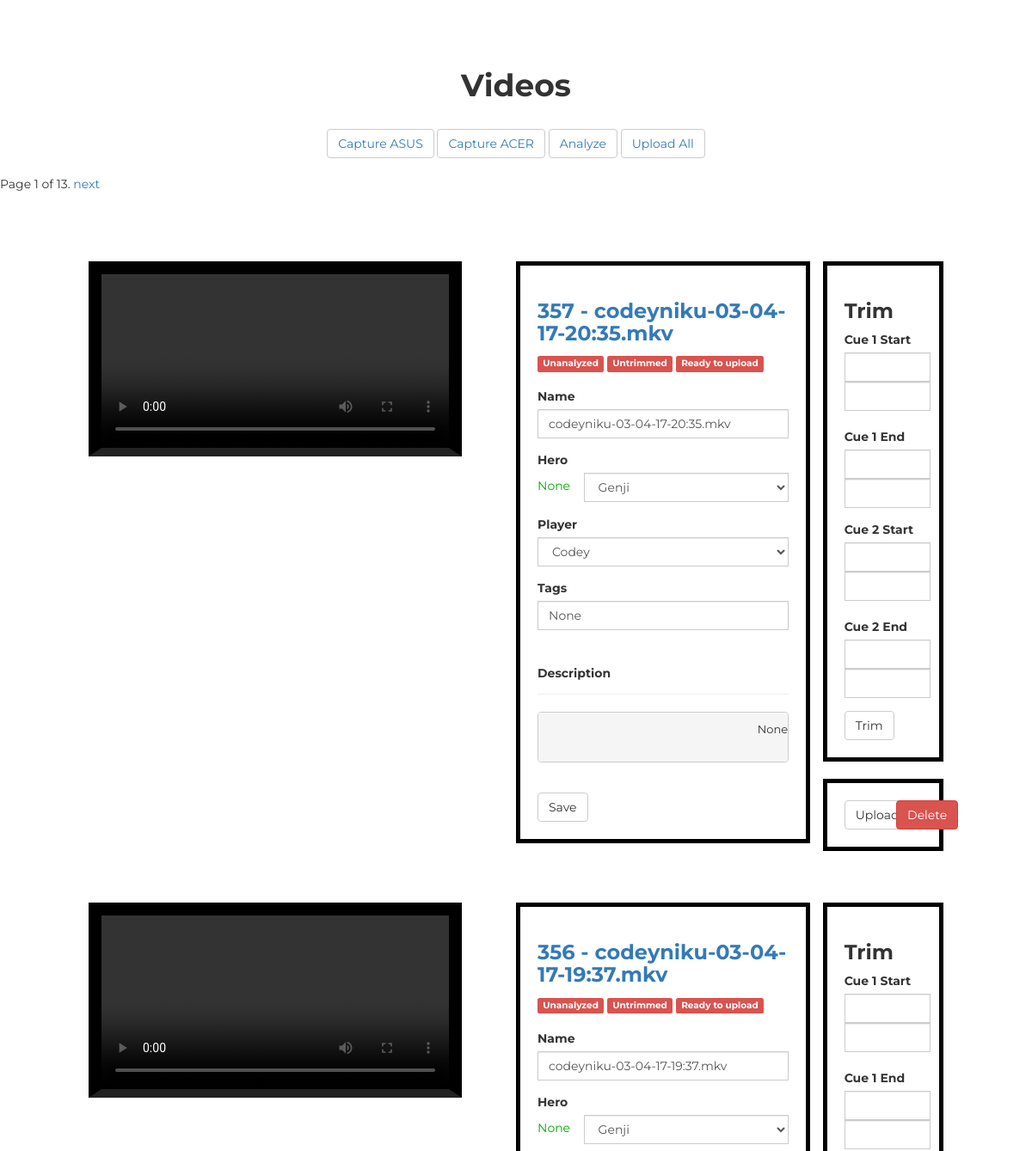
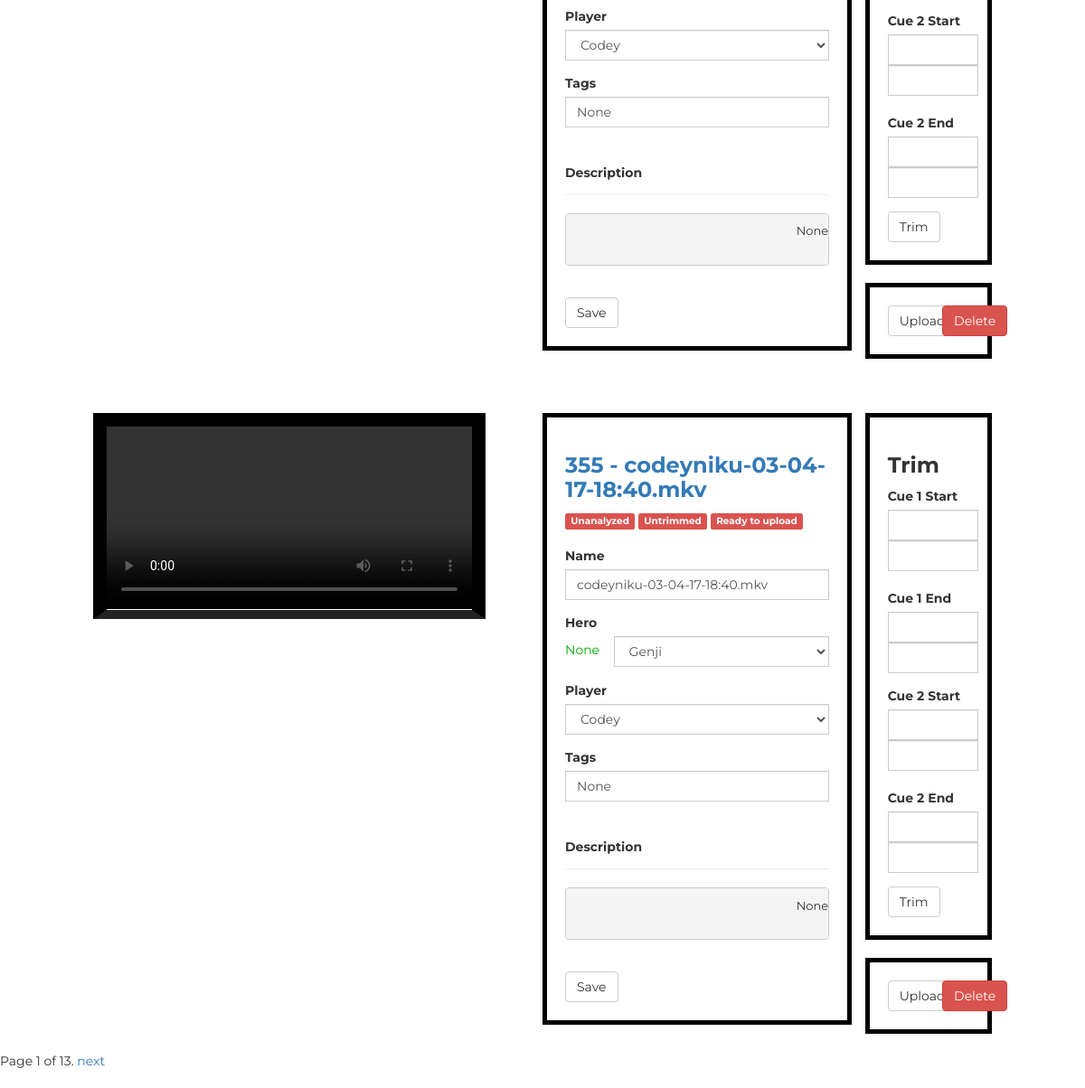
The app's page /cms/, older data (2 pictures, top to bottom).
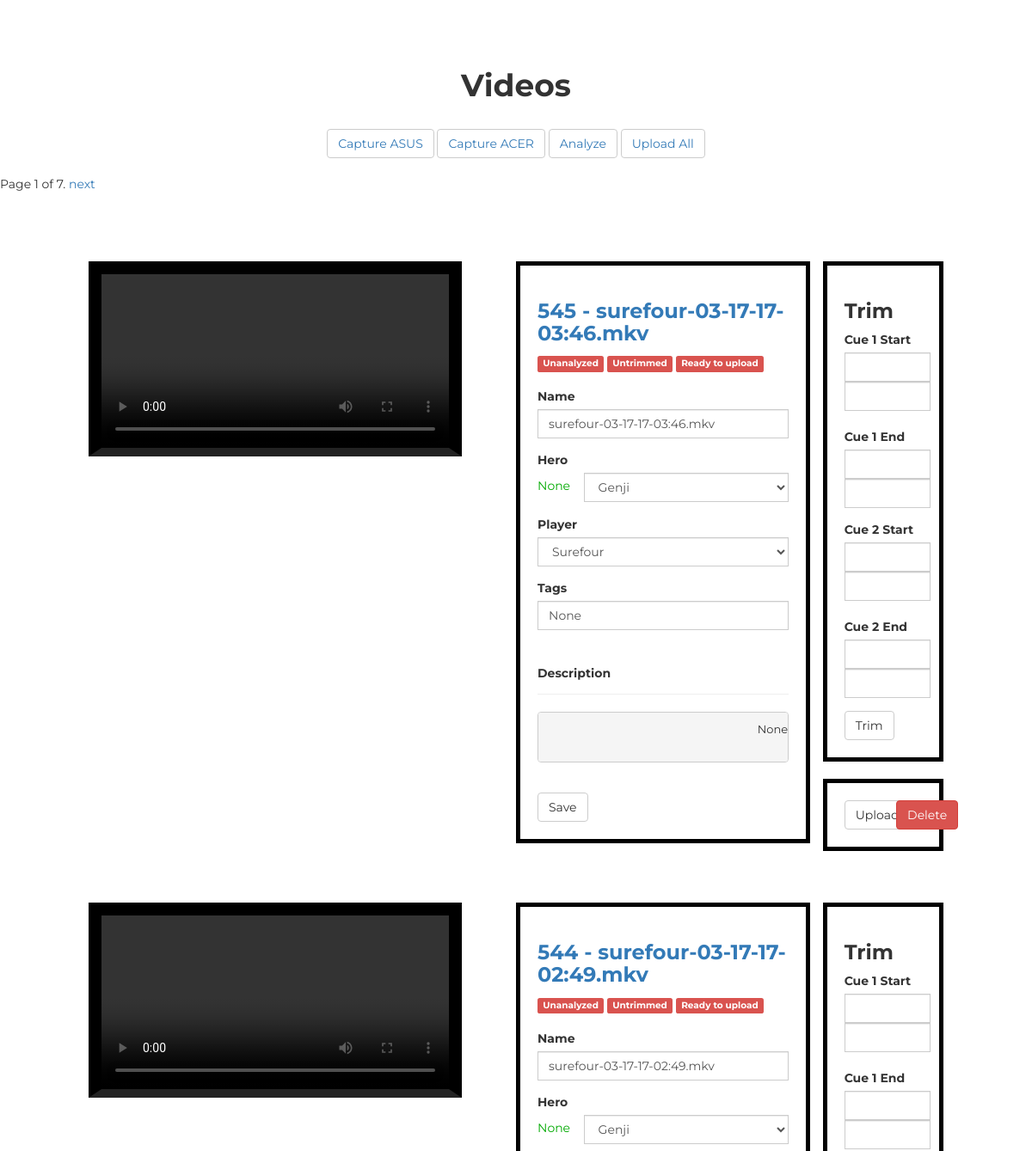
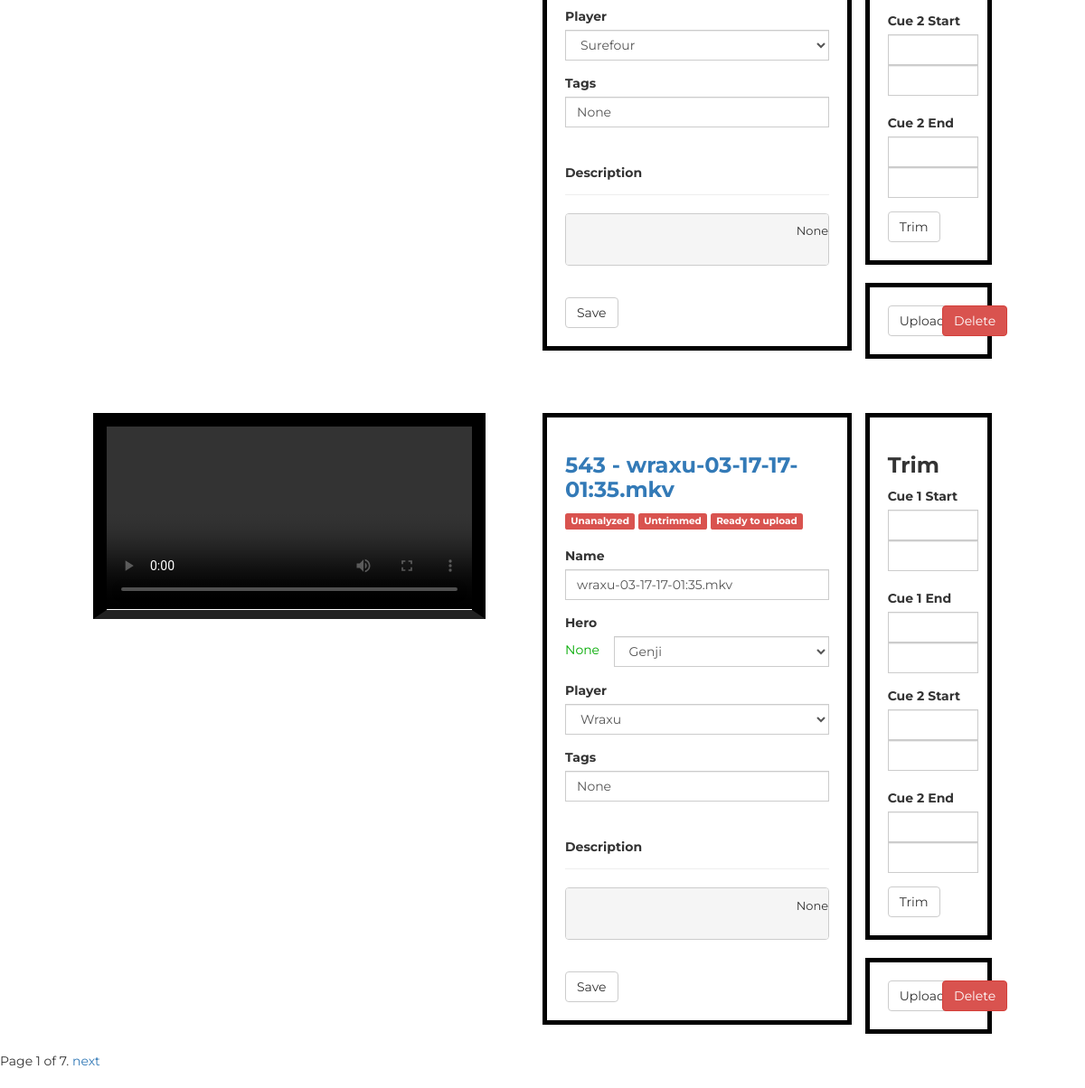
The same page, newer data (2 pictures, top to bottom).
### video/models.py (models this page shows)
class Ytvideo(models.Model):
	name = models.CharField(max_length=120)
	description = models.TextField(blank=True, null=True)
	tags = models.TextField(blank=True, null=True)
	hero = models.CharField(max_length=120, blank=True, null=True)
	is_trimmed = models.BooleanField(default=False)
	is_uploaded = models.BooleanField(default=False)
	is_analyzed = models.BooleanField(default=False)
	player = models.ForeignKey(Player, blank=True, null=True)
	trimmed_path = models.CharField(max_length=120, blank=True, null=True)
	vid_path = models.CharField(max_length=120)
	vid_link = models.CharField(max_length=100, blank=True, null=True)
	timestamp = models.DateTimeField(auto_now_add=True, auto_now=False)
	def __unicode__(self):
		return str(self.pk) + ' -- ' + self.name
	def get_desc(self):
		twitter = ''
		if self.player.twitter:
			twitter = '\ntwitter: ' + self.player.twitter
		m = 'Overwatch Season 3 Daily Dose\nSubscribe for daily dose: https://www.youtube.com/channel/UCaZrokkXp1jnG1ObCcTc6hA?sub_confirmation=1\n\n' + self.name + '\n\n' + 'Overwatch Pro gameplays & highlights. This video aims to help players learn from pro gamers.\n\n' + 'Support ' + self.player.name.upper() + ' here:\n\ntwitch: ' + self.player.url + twitter + '\n\nTwitch videos copyright belongs to the streamers.  If you want one of the videos removed, contact me at my email address below.\n\nSubscribe to receive notifications of future uploads :p'
		return m
	def get_tag(self):
		tags = 'Overwatch,' + self.player.name + ',' + self.hero + ',' + self.player.name + ' ' + self.hero + ',best ' + self.hero + ',pro ' + self.hero
		return tags
	def num_of_cues(self):
		return len(self.vidcue_set.all())
	def delete_vid(self):
		subprocess.call(['sh', 'video/scripts/delete_vid.sh', self.vid_link, self.vid_path])
		self.delete()
	def generate_screenshots(self):
		vid_link = str('ytow' + self.vid_link)
		template_path = str(TEMPLATE_PATH)
		template = Image.open(template_path)
		template_data = np.asarray(template)
		vid = skvideo.io.vreader(vid_link)
		count = 0
		for frame in vid:
			count += 1
			if count % 60 == 0:
				res = cv2.matchTemplate(frame, template_data, cv2.TM_CCOEFF_NORMED)
				print str(count) + ' --- ' + str(res) + ' --- ' + self.name
				if res > 0.3:
					print 'HIT!'
					length = count / 60
					mins = length / 60
					secs = length % 60
					out_folder = str(self.pk) + '/'
					out_time = str(mins).zfill(2) + ':' + str(secs).zfill(2)
					out_name = out_time + '.jpg'
					im = Image.fromarray(frame)
					out_folder_path = str('ytow/static/screenshots/') + out_folder
					if not os.path.exists(out_folder_path):
						os.makedirs(out_folder_path)
					save_out_name = str('ytow/static/screenshots/') + out_folder + out_name
					db_out_name = str('/static/screenshots/') + out_folder + out_name
					Screenshot.objects.create(
						video=self,
						path=db_out_name,
						name=out_time,
					)
					im.save(save_out_name)
		print 'Done'
	def trim(self):
		cues = self.vidcue_set.all()
		if cues:
			for i, cue in enumerate(cues):
				start = cue.start
				end = cue.end
				start_m = int(start.split(':')[1])
				end_m = int(end.split(':')[1])
				start_s = int(start.split(':')[2])
				end_s = int(end.split(':')[2])
				print start_m, end_m, start_s, end_s
				diff = end_m * 60 + end_s - start_m * 60 - start_s
				print diff
				m = str(diff/60)
				s = str(diff%60)
				m = m.zfill(2)
				s = s.zfill(2)
				print m, s
				duration = '00:' + m + ':' + s
				print duration
				vid_name = self.name
				out_name = vid_name.split('.')[0] + str(cue.pk) + str(i) + '.mkv'
				try:
					subprocess.call(['sh', 'video/scripts/trim.sh', vid_name, start, duration, IN_FOLDER, OUT_FOLDER, out_name])
				except Exception, e:
					raise e
				else:
					self.is_trimmed = True
					trimmed_path = '/hdd/things/trimmed/' + out_name
					self.trimmed_path = trimmed_path
					self.save()
					return True
		return False
	def upload(self):
		vid_name = self.name
		title = vid_name
		tags = self.tags
		desc = self.get_desc()
		self.is_uploaded = True
		self.save()
		try:
			subprocess.call(['sh', 'video/scripts/upload.sh', title, desc, tags, self.trimmed_path])
		except Exception, e:
			raise e
	def open_vlc(self):
		name = 'ytow/' + self.vid_link
		try:
			subprocess.call(['sh', 'video/scripts/open.sh', name])
		except Exception, e:
			raise e
	def load_hero_avatars(self):
		hero_avatars = os.listdir(HERO_AVATAR_PATH)
		hs = []
		for h in hero_avatars:
			path = os.path.join(HERO_AVATAR_PATH, h)
			im = Image.open(path)
			hs.append((h.replace('.jpg', ''), im))
		return hs
	def compute_hero(self, start='', end=''):
		if not start:
			print 'No cues given.. pass'
			pass
		start_min = int(start[3:5])
		end_min = int(end[3:5])
		screenshots = self.screenshot_set.all()
		names = [s.name for s in screenshots]
		mins = [int(s.split(':')[0]) for s in names]
		start_ind = bisect.bisect(mins, start_min)
		end_ind = bisect.bisect(mins, end_min)
		screenshots = screenshots[start_ind:end_ind+1]
		ims = []
		for s in screenshots:
			path = 'ytow/' + s.path
			im = Image.open(path)
			ims.append(im)
		hero_count = defaultdict(int)
		hs = self.load_hero_avatars()
		for im in ims:
			hero_avatar = im.crop((430, 557, 533, 633))
			hero_avatar_data = np.asarray(hero_avatar)
			hero_prob = -1
			hero_name = ''
			for h in hs:
				h_name = h[0]
				h_data = np.asarray(h[1])
				res = cv2.matchTemplate(hero_avatar_data, h_data, cv2.TM_CCOEFF_NORMED)
				if res > hero_prob:
					hero_prob = res
					hero_name = h_name
			hero_count[hero_name] += 1
		hero = max(hero_count, key=hero_count.get)
		self.hero = hero
		super(Ytvideo, self).save()
	def analyze(self):
		pass

### video/views.py (the view)
# urls.py: url(r'^cms/$', video_views.cms, name='cms'),
def cms(request):
	videos = Ytvideo.objects.filter(is_uploaded=False).order_by('-timestamp')
	players = Player.objects.all()
	heros = Hero.objects.order_by('name')
	paginator = Paginator(videos, 3)
	page = request.GET.get('page')
	context = {
		'players': players,
	}
	if request.GET and request.GET.get('upload_all'):
		vids_string = ''
		vids = Ytvideo.objects.filter(is_trimmed=True).filter(is_uploaded=False)
		for vid in vids:
			vid.is_uploaded = True
			vid.save()
			vids_string = vids_string + vid.trimmed_path + ' '
		vids_string = vids_string.strip()
		subprocess.call(['sh', 'video/scripts/mass_upload.sh'])
	if request.POST and request.POST.get('vid_delete'):
		print '\n\n\n\n START DELETING... \n\n\n\n'
		pk = request.POST.get('vid_id')
		vid = Ytvideo.objects.get(pk=int(pk))
		context['msg'] = 'Video has been successfully updated.\n' + vid.name
		vid.delete_vid()
		print 'Done deleting..'
		context['videos'] = Ytvideo.objects.filter(is_uploaded=False).order_by('-timestamp')[:3]
	if request.POST and request.POST.get('vid_name'):
		name = request.POST.get('vid_name')
		hero = request.POST.get('vid_hero')
		player = request.POST.get('vid_player')
		tags = request.POST.get('vid_tags')
		pk = request.POST.get('vid_id')
		vid = Ytvideo.objects.get(pk=int(pk))
		vid.name = name
		vid.hero = hero
		if tags:
			vid.tags = string.replace(tags.strip(), ' ', ',')
		player = Player.objects.get(pk=player)
		vid.player = player
		vid.description = vid.get_desc()
		vid.tags = vid.get_tag()
		vid.save()
		videos = Ytvideo.objects.filter(is_uploaded=False).order_by('-timestamp')
		context['msg'] = 'Video has been successfully updated.\n' + vid.name
	if request.POST and request.POST.get('vid_cue1_start_m'):
		pk = request.POST.get('vid_id')
		vid = Ytvideo.objects.get(pk=pk)
		vid_cue1_start_m = request.POST.get('vid_cue1_start_m')
		vid_cue1_start_s = request.POST.get('vid_cue1_start_s')
		vid_cue1_end_m = request.POST.get('vid_cue1_end_m')
		vid_cue1_end_s = request.POST.get('vid_cue1_end_s')
		vid_cue2_start_m = request.POST.get('vid_cue2_start_m')
		vid_cue2_start_s = request.POST.get('vid_cue2_start_s')
		vid_cue2_end_m = request.POST.get('vid_cue2_end_m')
		vid_cue2_end_s = request.POST.get('vid_cue2_end_s')
		if vid_cue1_start_m and vid_cue1_start_s and vid_cue1_end_m and vid_cue1_end_s:
			vid_cue1_start = '00:' + str(vid_cue1_start_m) + ':' + str(vid_cue1_start_s)
			vid_cue1_end = '00:' + str(vid_cue1_end_m) + ':' + str(vid_cue1_end_s)
			Vidcue.objects.create(
				video=vid,
				start=vid_cue1_start,
				end=vid_cue1_end,
				)
		if vid_cue2_start_m and vid_cue2_start_s and vid_cue2_end_m and vid_cue2_end_s:
			vid_cue2_start = '00:' + str(vid_cue2_start_m) + ':' + str(vid_cue2_start_s)
			vid_cue2_end = '00:' + str(vid_cue2_end_m) + ':' + str(vid_cue2_end_s)
			Vidcue.objects.create(
				video=vid,
				start=vid_cue2_start,
				end=vid_cue2_end,
				)
		vid.trim()
		if vid.is_analyzed:
			vid.compute_hero(vid_cue1_start, vid_cue1_end)
		context['msg'] = 'Trimmed successfully. ' + vid.name
		videos = Ytvideo.objects.filter(is_uploaded=False).order_by('-timestamp')
	if request.POST and request.POST.get('vid_upload'):
		pk = request.POST.get('vid_id')
		vid = Ytvideo.objects.get(pk=pk)
		vid.upload()
		context['msg'] = 'Uploaded successfully. ' + vid.name
	if request.POST and request.POST.get('analyze'):
		mass_screenshot()
		context['msg'] = 'Analyzed done!.. '
	try:
		videos = paginator.page(page)
	except PageNotAnInteger:
		videos = paginator.page(1)
	except EmptyPage:
		videos = paginator.page(paginator.num_pages)
	context['videos'] = videos
	return render(request, 'cms.html', context)

### templates/cms.html (shortened to what this page needs)
<!DOCTYPE html>
{% load staticfiles %}
<html>
<head>
	<link rel="stylesheet" type="text/css" href="{% static 'css/bootstrap.css' %}">
	<link rel="stylesheet" type="text/css" href="{% static 'css/main.css' %}">
</head>
<body>
	<div class="lg_padding"></div>
	<h1 class="text-center bold">Videos</h1>
	<div class="sm_padding text-center">
		<button class="btn btn-default"><a href="{% url 'video_capture' %}?capture=1">Capture ASUS</a></button>
		<button class="btn btn-default"><a href="{% url 'video_capture' %}?capture=2">Capture ACER</a></button>
		<button class="btn btn-default"><a href="{% url 'cms' %}?analyze=1">Analyze</a></button>
		<button class="btn btn-default"><a href="{% url 'cms' %}?upload_all=1">Upload All</a></button>
	</div>
	<div class="pagination text-center">
			<span class="step-links">
					<span class="current">
							Page {{ videos.number }} of {{ videos.paginator.num_pages }}.
					</span>
					{% if videos.has_next %}
							<a href="?page={{ videos.next_page_number }}">next</a>
					{% endif %}
			</span>
	</div>
	{% for vid in videos %}
	<div class="lg_padding"></div>
	<div class="row">
		<div class="col-xs-10 col-xs-offset-1">
		<div class="row">
			<div class="col-sm-6">
				<video controls class="vid_border_black">
					<source src="{{ vid.vid_link }}" type='video/webm'>
				</video>
			</div>
			<div class="col-sm-6">
				<div class="row">
					<div class="col-sm-8 border_black sm_padding_all">
						<a href="{% url 'video_detail' vid.pk %}"><h3 class="bold">{{ vid.pk }} - {{ vid.name }}</h3></a>
						<div class="inline">
							{% if vid.is_analyzed %}
								<span class="label label-success">Analyzed</span>
							{% else %}
								<span class="label label-danger">Unanalyzed</span>
							{% endif %}
							{% if vid.is_trimmed %}
								<span class="label label-success">Trimmed</span>
							{% else %}
								<span class="label label-danger">Untrimmed</span>
							{% endif %}
							{% if vid.is_uploaded %}
								<span class="label label-success">Uploaded</span>
							{% else %}
								<span class="label label-danger">Ready to upload</span>
							{% endif %}
						</div>
						<div class="sm_padding"></div>
						<form action="" method="POST" id="info_form">
							<div class="form-group">
								<label>Name</label>
								<input type="text" name="vid_name" id="vid_name" class="form-control" value="{{ vid.name }}">
							</div>
							<div class="form-group">
								<label>Hero</label>
								<div class="row">
								<div class="col-sm-2">
									<p class="green xs_padding">{{ vid.hero }}</p>
								</div>
								<div class="col-sm-10">
								<select class="form-control" name="vid_hero" id="vid_hero">
									<option selected="selected">
										Genji
									</option>
								</select>
								</div>
								</div>
							</div>
							<div class="form-group">
								<label>Player</label>
								<select class="form-control" id="vid_player" name="vid_player">
									{% for player in players %}
										{% if player == vid.player %}
											<option selected="selected" value="{{ player.pk }}">
										{% else %}
											<option value="{{ player.pk }}">
										{% endif %}
										{{ player.name }}
										</option>
									{% endfor %}
								</select>
							</div>
							<div class="form-group">
								<label>Tags</label>
								<input type="text" class="form-control" name="vid_tags" class="form-control" value="{{ vid.tags }}">
							</div>
							<div class="form-group">
								<div class="page-header">
								<label>Description</label>
								</div>
								<pre>
									{{ vid.description }}
								</pre>
							</div>
							<div class="sm_padding"></div>
							<input type="submit" name="Submit" value="Save" class="btn btn-default">
						</form>
					</div>
					<div class="col-sm-4">
						<div class="border_black sm_padding_all">
						<h3 class="bold">Trim</h3>
						<form action="" method="POST">
							<div class="form-group">
								<label>Cue 1 Start</label>
								<div class="form-inline">
									<input type="text" name="vid_cue1_start_m" class="form-control cue_input" value={{ vid.vidcue_set.first.start }}>
									<input type="text" name="vid_cue1_start_s" class="form-control cue_input">
								</div>
								<div class="sm_padding"></div>
								<label>Cue 1 End</label>
								<div class="form-inline">
									<input type="text" name="vid_cue1_end_m" class="form-control cue_input" value={{ vid.vidcue_set.first.end }}>
									<input type="text" name="vid_cue1_end_s" class="form-control cue_input">
								</div>
							</div>
							<div class="form-group">
								<label>Cue 2 Start</label>
								<div class="form-inline">
									{% if vid.num_of_cues == 2 %}
										<input type="text" name="vid_cue2_start_m" class="form-control cue_input" value={{ vid.vidcue_set.last.start }}>
									{% else %}
										<input type="text" name="vid_cue2_start_m" class="form-control cue_input">
									{% endif %}
									<input type="text" name="vid_cue2_start_s" class="form-control cue_input">
								</div>
								<div class="sm_padding"></div>
								<label>Cue 2 End</label>
								<div class="form-inline">
									{% if vid.num_of_cues == 2 %}
										<input type="text" name="vid_cue2_end_m" class="form-control cue_input" value={{ vid.vidcue_set.last.end }}>
									{% else %}
										<input type="text" name="vid_cue2_end_m" class="form-control cue_input">
									{% endif %}									<input type="text" name="vid_cue2_end_s" class="form-control cue_input">
								</div>
							</div>
							<input type="submit" value ="Trim" class="btn btn-default">
						</form>
						</div>
						<div class="sm_padding"></div>
						{% if not vid.is_uploaded %}
							<div class="border_black sm_padding_all">
							<div class="row">
							<div class="col-sm-6">
							<form action="" method="POST">{% csrf_token %}
								<input type="submit" value ="Upload" class="btn btn-default" id="upload_button">
							</form>
							</div>
							<div class="col-sm-6">
							<form action="" method="POST">{% csrf_token %}
								<input type="submit" value ="Delete" class="btn btn-danger" id="delete_button">
							</form>
							</div>
							</div>
							</div>
						{% endif %}
					</div>
				</div>
			</div>
		</div>
		</div>
	</div>
	{% endfor %}
	<div class="pagination text-center">
	    <span class="step-links">
	        <span class="current">
	            Page {{ videos.number }} of {{ videos.paginator.num_pages }}.
	        </span>
	        {% if videos.has_next %}
	            <a href="?page={{ videos.next_page_number }}">next</a>
	        {% endif %}
	    </span>
	</div>
</body>
</html>

### ytow/static/css/main.css (style rules this page uses)
.xs_padding { padding-top: 5px; }
.sm_padding { padding-top: 20px; }
.lg_padding { padding-top: 60px; }
.sm_padding_all { padding: 20px; }
* { font-family: 'Montserrat', sans-serif!important; }
.bold { font-weight: 700; }
.border_black { border: 5px solid #000; }
.vid_border_black { border: 15px solid #000; border-bottom: 10px solid #222; }
.form-control { border-radius: 0!important; }
.cue_input { width: 100px!important; }
video { width: 90%!important; }
.green { color: #00aa00!important; }

Row changes from the older to the newer data that the page shows:
removed Ytvideo: pk "357", name "codeyniku-03-04-17-20:35.mkv", is_analyzed "Unanalyzed", is_trimmed "Untrimmed", is_uploaded "Ready to upload", vid_name "codeyniku-03-04-17-20:35.mkv", hero "None", vid_tags "None", description "None"
removed Ytvideo: pk "356", name "codeyniku-03-04-17-19:37.mkv", is_analyzed "Unanalyzed", is_trimmed "Untrimmed", is_uploaded "Ready to upload", vid_name "codeyniku-03-04-17-19:37.mkv", hero "None", vid_tags "None", description "None"
removed Ytvideo: pk "355", name "codeyniku-03-04-17-18:40.mkv", is_analyzed "Unanalyzed", is_trimmed "Untrimmed", is_uploaded "Ready to upload", vid_name "codeyniku-03-04-17-18:40.mkv", hero "None", vid_tags "None", description "None"
added Ytvideo: pk "545", name "surefour-03-17-17-03:46.mkv", is_analyzed "Unanalyzed", is_trimmed "Untrimmed", is_uploaded "Ready to upload", vid_name "surefour-03-17-17-03:46.mkv", hero "None", vid_tags "None", description "None"
added Ytvideo: pk "544", name "surefour-03-17-17-02:49.mkv", is_analyzed "Unanalyzed", is_trimmed "Untrimmed", is_uploaded "Ready to upload", vid_name "surefour-03-17-17-02:49.mkv", hero "None", vid_tags "None", description "None"
added Ytvideo: pk "543", name "wraxu-03-17-17-01:35.mkv", is_analyzed "Unanalyzed", is_trimmed "Untrimmed", is_uploaded "Ready to upload", vid_name "wraxu-03-17-17-01:35.mkv", hero "None", vid_tags "None", description "None"
Text that changed along with them:
{{ videos.paginator.num_pages }}: "13" → "7"
